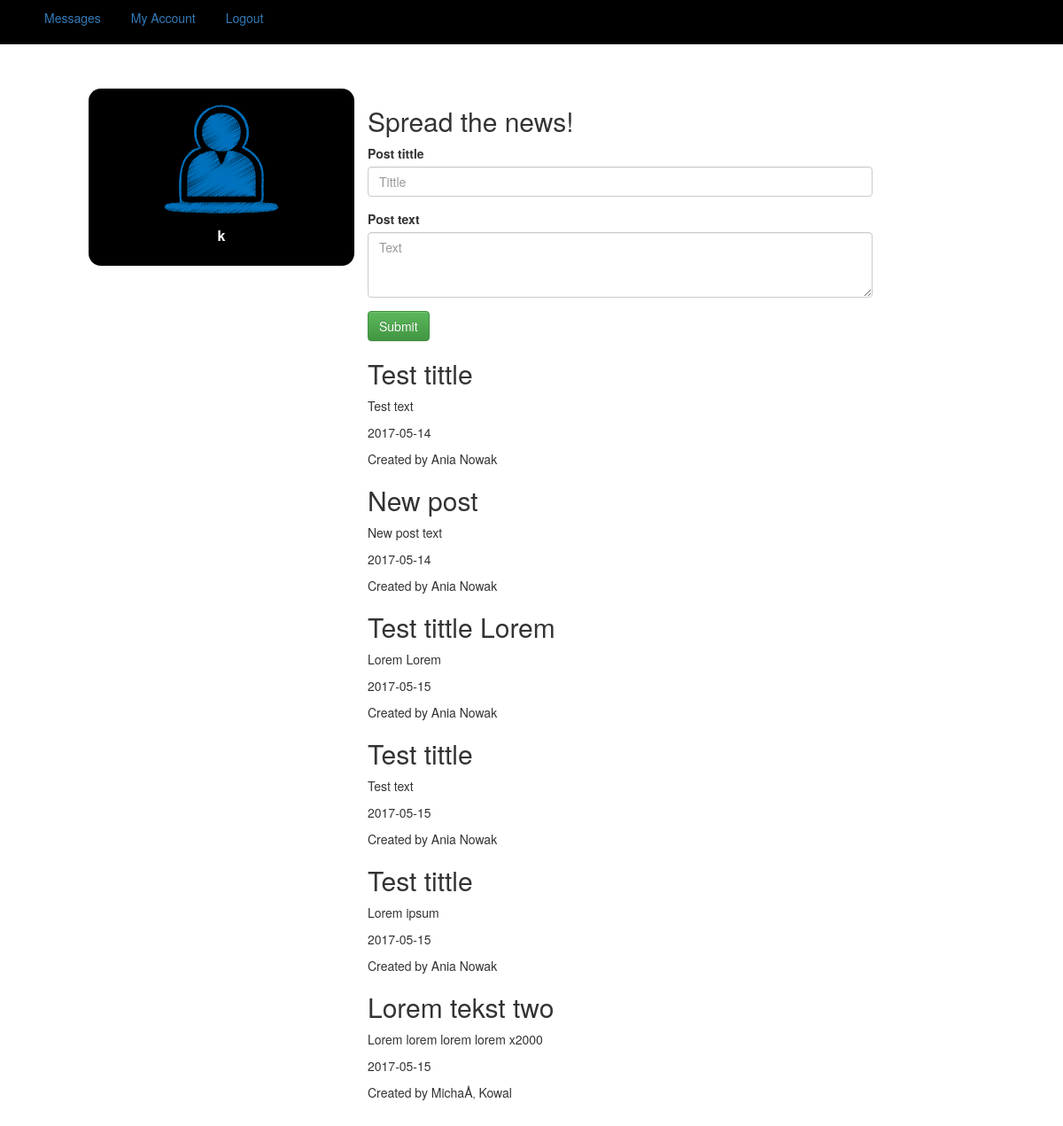
The page /posts.php (signed in) on the database its author committed.
### tables this page shows
CREATE TABLE `Posts` (
  `id` int(11) NOT NULL,
  `user_id` int(11) NOT NULL,
  `post_tittle` varchar(25) DEFAULT NULL,
  `post_text` varchar(255) DEFAULT NULL,
  `post_date` date DEFAULT NULL
);

CREATE TABLE `Users` (
  `id` int(11) NOT NULL,
  `email` varchar(255) DEFAULT NULL,
  `username` varchar(255) DEFAULT NULL,
  `hashed_password` varchar(60) DEFAULT NULL
);

### src/Posts.php (called while the page is built, shortened)
<?php
require_once 'Users.php';
class Posts
{
    private $id;
    private $user_id;
    private $post_tittle;
    private $post_text;
    private $post_date;
    public function __construct()
    {
        $this->id = -1;
        $this->user_id = '';
        $this->post_tittle = '';
        $this->post_text = '';
        $this->post_date = '';
    }
    public function getId()
    {
        return $this->id;
    }
    public function getUserId()
    {
        return $this->user_id;
    }
    public function getPostTittle()
    {
        return $this->post_tittle;
    }
    public function getPostText()
    {
        return $this->post_text;
    }
    public function getPostDate()
    {
        return $this->post_date;
    }
    static public function loadAllPosts(mysqli $connection)
    {
        $sql = "SELECT * FROM Posts";
        $ret = [];
        $result = $connection->query($sql);
        if ($result == true && $result->num_rows != 0) {
            foreach ($result as $row) {
                $loadedPost = new Posts();
                $loadedPost->id = $row['id'];
                $loadedPost->user_id = $row['user_id'];
                $loadedPost->post_tittle = $row['post_tittle'];
                $loadedPost->post_text = $row['post_text'];
                $loadedPost->post_date = $row['post_date'];
                $ret[] = $loadedPost;
            }
        }
        return $ret;
    }
}

### src/Users.php (called while the page is built, shortened)
<?php
class Users
{
    private $username;
    public function __construct()
    {
        $this->username = '';
    }
    public function getUsername()
    {
        return $this->username;
    }
    static public function loadUserById(mysqli $conn, $userId)
    {
        $sql = "SELECT * FROM Users WHERE id=$userId";
        $result = $conn->query($sql);
        if ($result == true && $result->num_rows == 1) {
            $row = $result->fetch_assoc();
            $loadedUser = new Users();
            $loadedUser->id = $row['id'];
            $loadedUser->username = $row['username'];
            return $loadedUser;
        }
        return null;
    }
}

### public/posts.php (the view, shortened to what this page needs)
<?php
    include 'template/head.php';
    require_once ( __DIR__ . '/../src/utils/connect.php' );
    require_once ( __DIR__ . '/../src/Posts.php' );
    require_once ( __DIR__ . '/../src/Users.php' );
    $post = new Posts();
    $allPosts = $post->loadAllPosts($conn);
?>
<body class="posts" xmlns="http://www.w3.org/1999/html">
    <section class="nav">
        <ul>
            <li><a href="messages.php">Messages</a></li>
            <li><a href="#">My Account</a></li>
            <li><a href="/Workshops/SocialPortal/src/modules/logout.php">Logout</a></li>
        </ul>
    </section>
    <section class="profile">
        <div class="user-info col-lg-offset-1 col-lg-3">
            <div class="user-info_logo">
                <img class="user-info_ico" src="img/blue-user-icon.png">
                <p class="user-info_name"><?php echo $_SESSION['loggedUser'][0] ?></p>
            </div>
        </div>
    </section>
    <section class="post-form">
        <div class="col-lg-6">
            <h2>Spread the news!</h2>
            <form action="../src/modules/add_post.php" method="post">
                <div class="form-group">
                    <label for="tittle">Post tittle</label>
                    <input type="text" class="form-control" id="tittle" name="tittle" placeholder="Tittle">
                </div>
                <div class="form-group">
                    <label for="text">Post text</label>
                    <textarea rows="3" class="form-control" id="text" name="text" placeholder="Text"></textarea>
                </div>
                <button type="submit" class="btn btn-success">Submit</button>
            </form>
        </div>
    </section>
    <section class="content">
        <div class="posts col-lg-offset-4 col-lg-6">
            <?php
                $i = 0;
                while ($i < count($allPosts)) {
                    $postTittle = $allPosts[$i]->getPostTittle();
                    $postText = $allPosts[$i]->getPostText();
                    $postDate = $allPosts[$i]->getPostDate();
                    $postUserId = $allPosts[$i]->getUserId();
                    $postId = $allPosts[$i]->getId();
                    $user = new Users();
                    $userData = $user->loadUserById($conn, $postUserId);
                    $userName = $userData->getUsername();
                    echo "<div class=\"posts_item\" data-id=\"$postId\">
                            <h2 class=\"posts_item__tittle\">$postTittle</h2>
                            <p class=\"posts_item__text\">$postText</p>
                            <p>$postDate</p>
                            <p>Created by $userName</p>";
                    echo '</div>';
                    $i++;
                }
            ?>
        </div>
    </section>
<?php
include 'template/footer.php';

### public/css/main.css (style rules this page uses)
.posts, .message { margin-bottom: 60px; }
.posts .nav, .message .nav { background: black; margin-bottom: 50px; }
.posts .nav li, .message .nav li { display: inline-block; margin-right: 10px; padding: 10px; }
.posts .btn { margin-right: 15px; }
.posts .user-info { min-height: 200px; background-color: #000000; border-radius: 14px; color: #ffffff; }
.posts .user-info p { text-align: center; margin-top: 10px; font-size: 16px; font-weight: bold; }
.posts .user-info_ico { margin: 10px auto; width: 50%; display: block; }

### rows shown on the page
posts: post_tittle "Test tittle", post_text "Test text", post_date "2017-05-14", user.username "Ania Nowak"
posts: post_tittle "New post", post_text "New post text", post_date "2017-05-14", user.username "Ania Nowak"
posts: post_tittle "Test tittle Lorem", post_text "Lorem Lorem", post_date "2017-05-15", user.username "Ania Nowak"
posts: post_tittle "Test tittle", post_text "Test text", post_date "2017-05-15", user.username "Ania Nowak"
posts: post_tittle "Test tittle", post_text "Lorem ipsum", post_date "2017-05-15", user.username "Ania Nowak"
posts: post_tittle "Lorem tekst two", post_text "Lorem lorem lorem lorem x2000", post_date "2017-05-15", user.username "MichaÅ‚ Kowal"

### other values the page prints
$_SESSION['loggedUser'][0] "k"
